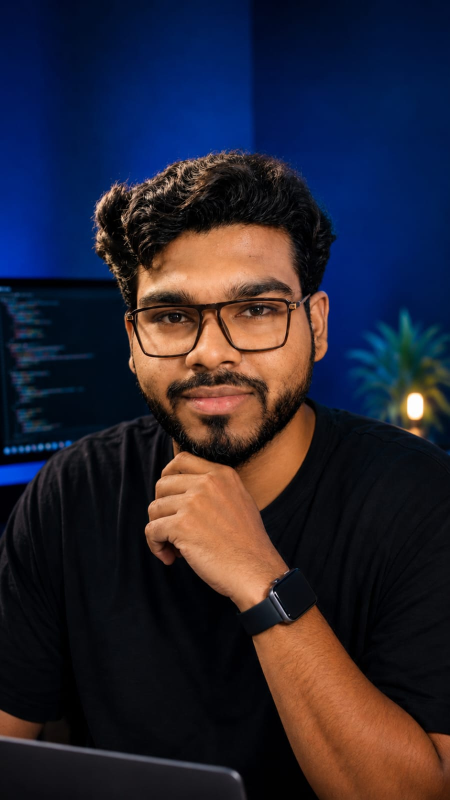
#> input picture assets/source_photo.jpg, 900 x 1600 px (shown at 1/2 size)
$ python make_portrait.py ../assets/source_photo.jpg ../assets/source_photo.jpg
#> lines starting #> are read from the running program, lines starting #| are printed output that depends on the picture
#!/usr/bin/env python3
"""
make_portrait.py
-----------------
Converts a photo into a self-typing ASCII-art SVG portrait.

Usage:
    python3 scripts/make_portrait.py path/to/photo.jpg assets/ascii.svg

No third-party services are used at runtime: the SVG produced is fully
self-contained and "types itself" using native SVG SMIL animation, so it
keeps animating on GitHub with nothing to rate-limit or go dark.
"""

import sys
from PIL import Image, ImageOps

# Dark -> light character ramp. Tune this if you want a denser/sparser look.
RAMP = "@%#*+=-:. "

COLS = 90                 # characters per row
FONT_SIZE = 9              # px
CHAR_W = FONT_SIZE * 0.6   # approx advance width for a monospace font
CHAR_H = FONT_SIZE * 1.15  # line height
ROW_DELAY = 0.035          # seconds between each row starting to type
TYPE_DUR = 0.55            # seconds for a single row to "type in"


def image_to_rows(path: str, cols: int = COLS) -> list[str]:
    img = Image.open(path).convert("L")
    img = ImageOps.autocontrast(img, cutoff=1)

    # Monospace chars are taller than wide, so squash rows to compensate.
    aspect = img.height / img.width
    rows = max(1, round(cols * aspect * (CHAR_W / CHAR_H)))

    img = img.resize((cols, rows))
    pixels = list(img.getdata())

    ramp_len = len(RAMP) - 1
    lines = []
    for r in range(rows):
        row_pixels = pixels[r * cols:(r + 1) * cols]
        line = "".join(RAMP[int((255 - p) / 255 * ramp_len)] for p in row_pixels)
        lines.append(line)
    return lines


def escape(s: str) -> str:
    return (
        s.replace("&", "&amp;")
        .replace("<", "&lt;")
        .replace(">", "&gt;")
    )


def build_svg(rows: list[str]) -> str:
    cols = max(len(r) for r in rows) if rows else 0
    width = round(cols * CHAR_W) + 20
    height = round(len(rows) * CHAR_H) + 20

    text_elems = []
    for i, row in enumerate(rows):
        y = 10 + FONT_SIZE + i * CHAR_H
        start = i * ROW_DELAY
        safe_row = escape(row) if row.strip() else "&#160;" * len(row)
        text_elems.append(
            f'''  <text x="10" y="{y:.1f}" class="ascii-row" opacity="0">{safe_row}'''
            f'''<animate attributeName="opacity" from="0" to="1" '''
            f'''begin="{start:.3f}s" dur="{TYPE_DUR}s" fill="freeze" /></text>'''
        )

    total_dur = len(rows) * ROW_DELAY + TYPE_DUR + 0.4

    svg = f'''<svg xmlns="http://www.w3.org/2000/svg" width="{width}" height="{height}"
     viewBox="0 0 {width} {height}" font-family="'JetBrains Mono','Cascadia Code','Fira Code',ui-monospace,'Courier New',monospace">
  <style>
    .ascii-bg {{ fill: #0d1117; }}
    .ascii-row {{ font-size: {FONT_SIZE}px; fill: #58a6ff; white-space: pre; }}
  </style>
  <rect class="ascii-bg" x="0" y="0" width="{width}" height="{height}" rx="6" />
{chr(10).join(text_elems)}
  <!-- loop: fade everything out, then back to the start -->
  <rect x="0" y="0" width="{width}" height="{height}" fill="#0d1117" opacity="0">
    <animate attributeName="opacity" values="0;0;1;0" keyTimes="0;0.97;0.985;1"
              dur="{total_dur + 3:.2f}s" repeatCount="indefinite" />
  </rect>
</svg>
'''
    return svg


def main():
    if len(sys.argv) != 3:
        print("usage: make_portrait.py <input-photo> <output-svg>")
        sys.exit(1)
    rows = image_to_rows(sys.argv[1])
#> in image_to_rows, `img = Image.open(path).convert("L")`:
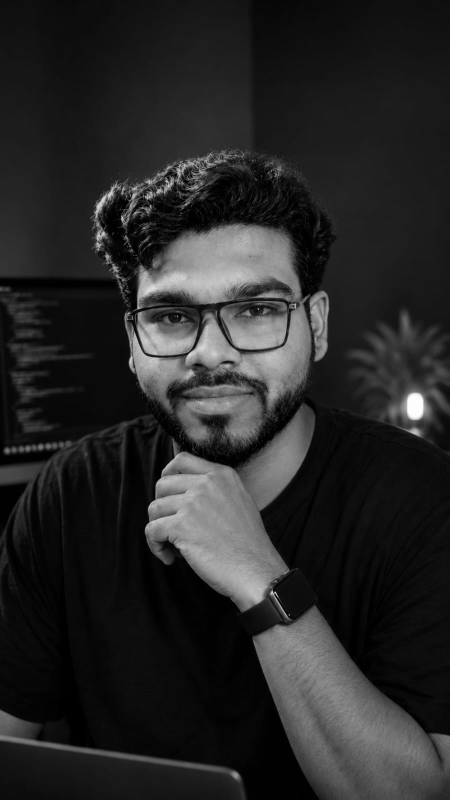
#> img: PIL image 900x1600 L (shown at 1/2 size); min 0, max 255, mean 39.7
#> in image_to_rows, `img = ImageOps.autocontrast(img, cutoff=1)`:
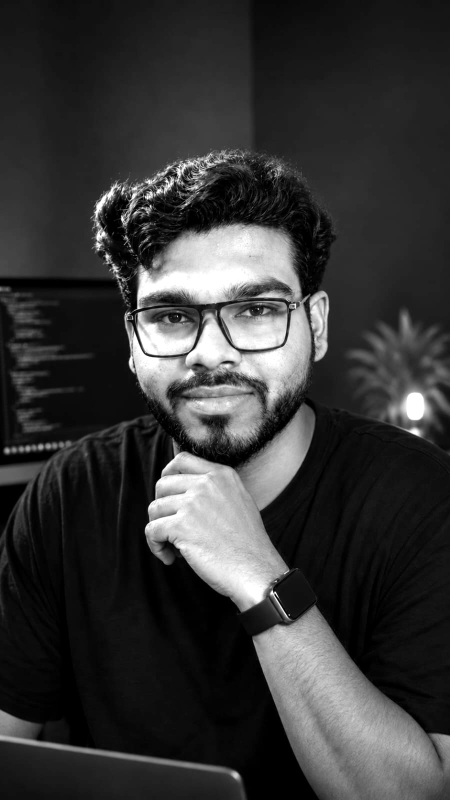
#> img: PIL image 900x1600 L (shown at 1/2 size); min 0, max 255, mean 54.8
#> in image_to_rows, `img = img.resize((cols, rows))`:
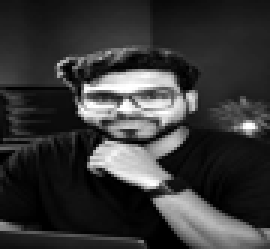
#> img: PIL image 90x83 L (shown 3 times larger); min 0, max 255, mean 54.8
#> in image_to_rows, `pixels = list(img.getdata())`: pixels = 7470 values, max 255 at index 2563, min 0 at index 1754, mean 54.77
#> after the loop in image_to_rows, `for r in range(rows):`: lines = 83 items
#> rows = 83 items
    svg = build_svg(rows)
#> in build_svg, `cols = max(len(r) for r in rows) if rows else 0`: cols = 90
#> in build_svg, `width = round(cols * CHAR_W) + 20`: width = 506
#> in build_svg, `height = round(len(rows) * CHAR_H) + 20`: height = 879
#> the loop in build_svg, `for i, row in enumerate(rows):` made 83 passes
#> (y, start) on passes 1 to 12: (19, 0), (29.35, 0.035), (39.7, 0.07), (50.05, 0.105), (60.4, 0.14), (70.75, 0.175), (81.1, 0.21), (91.45, 0.245), (101.8, 0.28), (112.1, 0.315), (122.5, 0.35), (132.8, 0.385)
#> after the loop in build_svg, `for i, row in enumerate(rows):`: text_elems = 83 items
#> in build_svg, `total_dur = len(rows) * ROW_DELAY + TYPE_DUR + 0.4`: total_dur = 3.85
    with open(sys.argv[2], "w") as f:
        f.write(svg)
    print(f"wrote {sys.argv[2]} ({len(rows)} rows x {COLS} cols)")
#| wrote ../assets/source_photo.jpg (83 rows x 90 cols)


if __name__ == "__main__":
    main()
